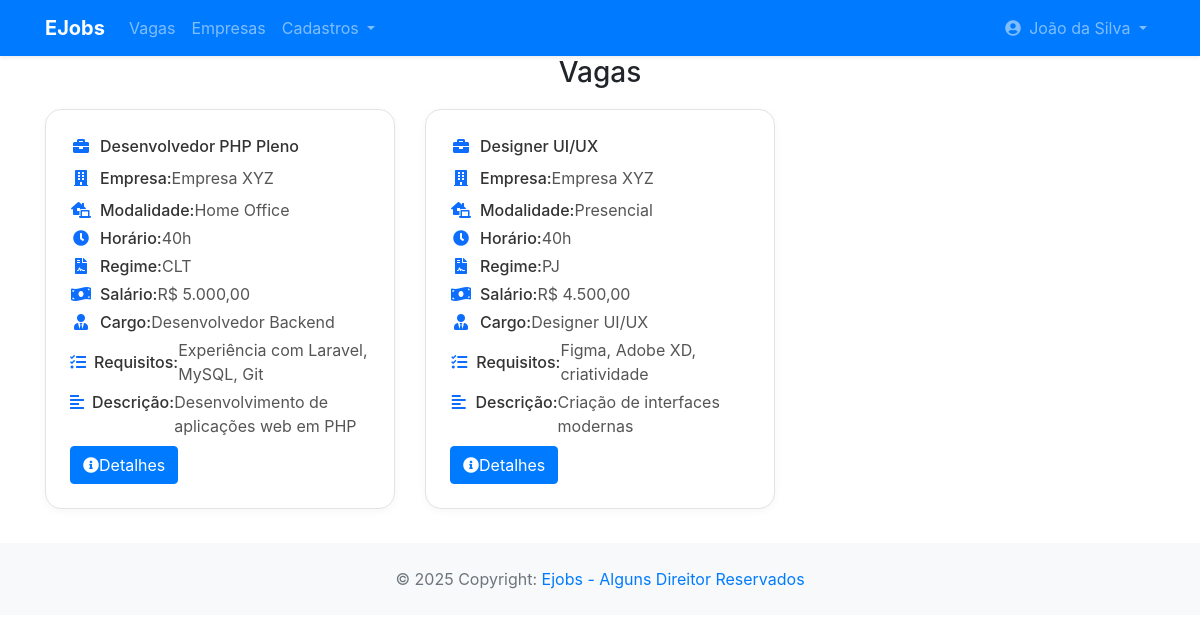
The page /app/controller/VagaController.php?action=listPublic&idCategoria=1 (signed in) on the database its author committed.
### tables this page shows
CREATE TABLE vaga (
    id INT PRIMARY KEY AUTO_INCREMENT,
    titulo VARCHAR(255),
    modalidade ENUM('Home Office', 'Presencial', 'Híbrido'),
    horario ENUM('20h', '30h', '40h', '44h', 'Outros'),
    regime ENUM('CLT', 'PJ', 'Estágio'),
    salario DECIMAL(10,2),
    descricao TEXT,
    requisitos TEXT,
    empresa_id INT,
    cargos_id INT,
    status ENUM('Ativo', 'Inativo'),
    categoria_id INT,
    FOREIGN KEY (empresa_id) REFERENCES usuario(id),
    FOREIGN KEY (cargos_id) REFERENCES cargos(id),
    FOREIGN KEY (categoria_id) REFERENCES categorias(id)
);

CREATE TABLE usuario (
    id INT PRIMARY KEY AUTO_INCREMENT,
    nome VARCHAR(255),
    email VARCHAR(255),
    senha VARCHAR(255),
    documento VARCHAR(255),
    descricao TEXT,
    cidade_id INT,
    end_logradouro VARCHAR(100),
    end_bairro VARCHAR(100),
    end_numero VARCHAR(100),
    telefone VARCHAR(20),
    status ENUM('Ativo', 'Inativo','Pendente'),
    tipo_usuario_id INT,
    FOREIGN KEY (tipo_usuario_id) REFERENCES tipo_usuario(id),
    FOREIGN KEY (cidade_id) REFERENCES cidades(codigo_ibge)
);

CREATE TABLE cargos (
    id INT PRIMARY KEY AUTO_INCREMENT,
    nome VARCHAR(255)
);

### app/controller/VagaController.php (called while the page is built, shortened)
<?php
require_once(__DIR__ . "/../dao/VagaDAO.php");
require_once(__DIR__ . "/../dao/UsuarioDAO.php");
require_once(__DIR__ . "/../dao/CargoDAO.php");
require_once(__DIR__ . "/../dao/CandidaturaDAO.php");
require_once(__DIR__ . "/../model/Vaga.php");
class VagaController extends Controller
{
    private VagaDAO $vagaDao;
    public function __construct()
    {
        $this->vagaDao = new VagaDAO();
        $this->handleAction();
    }
    protected function listPublic(string $msgErro = "", string $msgSucesso = "")
    {
        $idCategoria = 0;
        if(isset($_GET["idCategoria"]))
            $idCategoria = $_GET["idCategoria"];
        $search = isset($_GET['search']) ? trim($_GET['search']) : '';
        if ($search !== '') {
            $vagas = $this->vagaDao->searchByTitle($search);
        } else {
            $vagas = $this->vagaDao->listByFiltros($idCategoria);
        }
        $dados["lista"] = $vagas;
        $dados["search_term"] = $search;
        $dados["show_status_filter"] = false;
        $this->loadView("vaga/vagaPublica_list.php", $dados,  $msgErro, $msgSucesso);
    }
}
new VagaController();

### app/model/Vaga.php (called while the page is built, shortened)
<?php
class Vaga {
    private ?int $id;
    private ?string $titulo;
    private ?string $modalidade;
    private ?string $horario;
    private ?string $regime;
    private ?float $salario;
    private ?string $descricao;
    private ?string $requisitos;
    private ?Usuario $empresa;
    private ?Cargo $cargo;
    public function getId(): ?int {
        return $this->id;
    }
    public function setId(?int $id): void {
        $this->id = $id;
    }
    public function getTitulo(): ?string {
        return $this->titulo;
    }
    public function setTitulo(?string $titulo): void {
        $this->titulo = $titulo;
    }
    public function getModalidade(): ?string {
        return $this->modalidade;
    }
    public function setModalidade(?string $modalidade): void {
        $this->modalidade = $modalidade;
    }
    public function getHorario(): ?string {
        return $this->horario;
    }
    public function setHorario(?string $horario): void {
        $this->horario = $horario;
    }
    public function getRegime(): ?string {
        return $this->regime;
    }
    public function setRegime(?string $regime): void {
        $this->regime = $regime;
    }
    public function getSalario(): ?float {
        return $this->salario;
    }
    public function setSalario(?float $salario): void {
        $this->salario = $salario;
    }
    public function getDescricao(): ?string {
        return $this->descricao;
    }
    public function setDescricao(?string $descricao): void {
        $this->descricao = $descricao;
    }
    public function getRequisitos(): ?string {
        return $this->requisitos;
    }
    public function setRequisitos(?string $requisitos): void {
        $this->requisitos = $requisitos;
    }
    public function getEmpresa(): ?Usuario {
        return $this->empresa;
    }
    public function setEmpresa(?Usuario $empresa): void {
        $this->empresa = $empresa;
    }
    public function getCargo(): ?Cargo {
        return $this->cargo;
    }
    public function setCargo(?Cargo $cargo): void {
        $this->cargo = $cargo;
    }
}

### app/dao/VagaDAO.php (called while the page is built, shortened)
<?php
include_once(__DIR__ . "/../model/Vaga.php");
include_once(__DIR__ . "/../dao/UsuarioDAO.php");
include_once(__DIR__ . "/../dao/CargoDAO.php");
class VagaDAO {
    private UsuarioDAO $usuarioDao;
    private CargoDAO $cargoDao;
    public function __construct() {
        $this->usuarioDao = new UsuarioDAO();
        $this->cargoDao = new CargoDAO();
    }
    public function listByFiltros($idCategoria) {
        $conn = Connection::getConn();
        $sql = "SELECT * FROM vaga v
                WHERE v.status = 'Ativo'";
        if($idCategoria > 0)
            $sql .= " AND v.categoria_id = :id_categoria";
        $sql .= " ORDER BY v.titulo";
        $stm = $conn->prepare($sql);
        if($idCategoria > 0)
            $stm->bindValue("id_categoria", $idCategoria);
        $stm->execute();
        $result = $stm->fetchAll();
        return $this->mapVagas($result);
    }
    private function mapVagas($result) {
        $vagas = array();
        foreach ($result as $reg) {
            $vaga = new Vaga();
            $vaga->setId($reg['id']);
            $vaga->setTitulo($reg['titulo']);
            $vaga->setModalidade($reg['modalidade']);
            $vaga->setHorario($reg['horario']);
            $vaga->setRegime($reg['regime']);
            $vaga->setSalario($reg['salario']);
            $vaga->setDescricao($reg['descricao']);
            $vaga->setRequisitos($reg['requisitos']);
            $vaga->setStatus($reg['status']);
            $vaga->setEmpresa($this->usuarioDao->findById($reg['empresa_id']));
            $vaga->setCargo($this->cargoDao->findById($reg['cargos_id']));
            array_push($vagas, $vaga);
        }
        return $vagas;
    }
}

### app/model/Usuario.php (called while the page is built, shortened)
<?php
class Usuario {
    private ?string $nome;
    public function getNome(): ?string
    {
        return $this->nome;
    }
    public function setNome(?string $nome): self
    {
        $this->nome = $nome;
        return $this;
    }
}

### app/dao/UsuarioDAO.php (called while the page is built, shortened)
<?php
include_once(__DIR__ . "/../model/Usuario.php");
class UsuarioDAO {
    private TipoUsuarioDAO $tipoUsuarioDao;
    private CidadeDAO $cidadeDAO;
    public function __construct() {
        $this->cidadeDAO = new CidadeDAO;
        $this->tipoUsuarioDao = new TipoUsuarioDAO;
    }
    public function findById(int $id) {
        $conn = Connection::getConn();
        $sql = "SELECT * FROM usuario u" .
               " WHERE u.id = ?";
        $stm = $conn->prepare($sql);
        $stm->execute([$id]);
        $result = $stm->fetchAll();
        $usuarios = $this->mapUsuarios($result);
        if(count($usuarios) == 1)
            return $usuarios[0];
        elseif(count($usuarios) == 0)
            return null;
        die("UsuarioDAO.findById()" .
            " - Erro: mais de um usuário encontrado.");
    }
    private function mapUsuarios($result) {
        $usuarios = array();
        foreach ($result as $reg) {
            $usuario = new Usuario();
            $usuario->setId($reg['id']);
            $usuario->setNome($reg['nome']);
            $usuario->setEmail($reg['email']);
            $usuario->setSenha($reg['senha']);
            $usuario->setDocumento($reg['documento']);
            $usuario->setDescricao($reg['descricao']);
            $usuario->setCidade($this->cidadeDAO->findById($reg['cidade_id']));
            $usuario->setEndLogradouro($reg['end_logradouro']);
            $usuario->setEndBairro($reg['end_bairro']);
            $usuario->setEndNumero($reg['end_numero']);
            $usuario->setTelefone($reg['telefone']);
            $usuario->setStatus($reg['status']);
            $usuario->setTipoUsuario($this->tipoUsuarioDao->findById($reg['tipo_usuario_id']));
            array_push($usuarios, $usuario);
        }
        return $usuarios;
    }
}

### app/model/Cargo.php (called while the page is built, shortened)
<?php
class Cargo {
    private ?string $nome;
    public function getNome(): ?string
    {
        return $this->nome;
    }
    public function setNome(?string $nome): self
    {
        $this->nome = $nome;
        return $this;
    }
}

### app/dao/CargoDAO.php (called while the page is built, shortened)
<?php
include_once(__DIR__ . "/../model/Cargo.php");
class CargoDAO {
    public function findById(int $id) {
        $conn = Connection::getConn();
        $sql = "SELECT * FROM cargos " .
               " WHERE id = ?";
        $stm = $conn->prepare($sql);
        $stm->execute([$id]);
        $result = $stm->fetchAll();
        $cargos = $this->mapCargos($result);
        if(count($cargos) == 1)
            return $cargos[0];
        elseif(count($cargos) == 0)
            return null;
    }
    private function mapCargos($result) {
        $cargos = array();
        foreach ($result as $dado) {
            $cargo = new Cargo();
            $cargo->setId($dado['id']);
            $cargo->setNome($dado['nome']);
            array_push($cargos, $cargo);
        }
        return $cargos;
    }
}

### app/view/vaga/vagaPublica_list.php (the view, shortened to what this page needs)
<?php
require_once(__DIR__ . "/../include/header.php");
require_once(__DIR__ . "/../include/menu.php");
?>
<link rel="stylesheet" href="/app/view/vaga/vaga.css">
<h3 class="text-center">Vagas</h3>
<div class="container">
    <div class="row">
        <div class="col-9">
        </div>
    </div>
    <div class="row" style="margin-top: 10px;">
        <div class="col-12">
            <?php if (empty($dados['lista'])): ?>
                <div class="alert alert-warning text-center">Nenhuma vaga encontrada.</div>
            <?php else: ?>
                <div class="row">
                    <?php foreach($dados['lista'] as $vaga): ?>
                        <div class="col-md-6 col-lg-4 mb-4">
                            <div class="vaga-card h-100 p-4 d-flex flex-column">
                                <div class="d-flex align-items-center mb-2">
                                    <i class="fas fa-briefcase vaga-icon"></i>
                                    <span class="vaga-label fs-5 flex-grow-1"> <?= htmlspecialchars($vaga->getTitulo()); ?> </span>
                                </div>
                                <div class="d-flex align-items-center mb-2">
                                    <i class="fas fa-building vaga-icon"></i>
                                    <span class="vaga-label">Empresa:</span>
                                    <span class="vaga-info ms-1"> <?= htmlspecialchars($vaga->getEmpresa()->getNome()); ?> </span>
                                </div>
                                <div class="d-flex align-items-center mb-1">
                                    <i class="fas fa-laptop-house vaga-icon"></i>
                                    <span class="vaga-label">Modalidade:</span>
                                    <span class="vaga-info ms-1"> <?= htmlspecialchars($vaga->getModalidade()); ?> </span>
                                </div>
                                <div class="d-flex align-items-center mb-1">
                                    <i class="fas fa-clock vaga-icon"></i>
                                    <span class="vaga-label">Horário:</span>
                                    <span class="vaga-info ms-1"> <?= htmlspecialchars($vaga->getHorario()); ?> </span>
                                </div>
                                <div class="d-flex align-items-center mb-1">
                                    <i class="fas fa-file-contract vaga-icon"></i>
                                    <span class="vaga-label">Regime:</span>
                                    <span class="vaga-info ms-1"> <?= htmlspecialchars($vaga->getRegime()); ?> </span>
                                </div>
                                <div class="d-flex align-items-center mb-1">
                                    <i class="fas fa-money-bill-wave vaga-icon"></i>
                                    <span class="vaga-label">Salário:</span>
                                    <span class="vaga-info ms-1"> R$ <?= number_format($vaga->getSalario(), 2, ',', '.'); ?> </span>
                                </div>
                                <div class="d-flex align-items-center mb-1">
                                    <i class="fas fa-user-tie vaga-icon"></i>
                                    <span class="vaga-label">Cargo:</span>
                                    <span class="vaga-info ms-1"> <?= htmlspecialchars($vaga->getCargo()->getNome()); ?> </span>
                                </div>
                                <div class="d-flex align-items-center mb-1">
                                    <i class="fas fa-tasks vaga-icon"></i>
                                    <span class="vaga-label">Requisitos:</span>
                                    <span class="vaga-info ms-1"> <?= htmlspecialchars($vaga->getRequisitos()); ?> </span>
                                </div>
                                <div class="d-flex align-items-start mb-2">
                                    <i class="fas fa-align-left vaga-icon mt-1"></i>
                                    <span class="vaga-label">Descrição:</span>
                                    <span class="vaga-info ms-1"> <?= htmlspecialchars($vaga->getDescricao()); ?> </span>
                                </div>
                                <div class="mt-auto text-end">
                                    <a href="VagaController.php?action=viewVagas&id=<?= $vaga->getId() ?>" class="btn btn-primary">
                                        <i class="fas fa-info-circle me-1"></i>Detalhes
                                    </a>
                                </div>
                            </div>
                        </div>
                    <?php endforeach; ?>
                </div>
            <?php endif; ?>
        </div>
    </div>
</div>
<?php
require_once(__DIR__ . "/../include/footer.php");
?>

### app/view/vaga/vaga.css (style rules this page uses)
.vaga-card { transition: transform 0.2s, box-shadow 0.2s, border-color 0.2s; border: 1.5px solid #e3e3e3; border-radius: 1rem; box-shadow: 0 2px 8px rgba(0,0,0,0.04); background: #fff; }
.vaga-icon { width: 22px; text-align: center; color: #0d6efd; margin-right: 8px; }
.vaga-label { font-weight: 500; color: #333; }
.vaga-info { color: #555; }

### app/view/vaga/vagaPublica_list.php (style rules this page uses)
.vaga-card { transition: transform 0.2s, box-shadow 0.2s, border-color 0.2s; border: 1.5px solid #e3e3e3; border-radius: 1rem; box-shadow: 0 2px 8px rgba(0,0,0,0.04); background: #fff; }
.vaga-icon { width: 22px; text-align: center; color: #0d6efd; margin-right: 8px; }
.vaga-label { font-weight: 500; color: #333; }
.vaga-info { color: #555; }

### rows shown on the page
vaga: titulo "Desenvolvedor PHP Pleno", empresa.nome "Empresa XYZ", modalidade "Home Office", horario "40h", regime "CLT", salario "5.000,00", cargos.nome "Desenvolvedor Backend", requisitos "Experiência com Laravel, MySQL, Git", descricao "Desenvolvimento de aplicações web em PHP"
vaga: titulo "Designer UI/UX", empresa.nome "Empresa XYZ", modalidade "Presencial", horario "40h", regime "PJ", salario "4.500,00", cargos.nome "Designer UI/UX", requisitos "Figma, Adobe XD, criatividade", descricao "Criação de interfaces modernas"

### other values the page prints
$nome "João da Silva"
